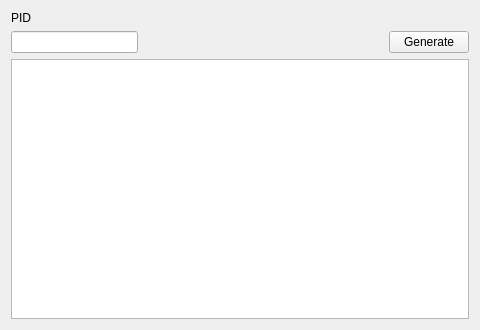
<?xml version="1.0" encoding="UTF-8"?>
<ui version="4.0">
 <class>PIDIVWild</class>
 <widget class="QWidget" name="PIDIVWild">
  <property name="geometry">
   <rect>
    <x>0</x>
    <y>0</y>
    <width>480</width>
    <height>330</height>
   </rect>
  </property>
  <property name="minimumSize">
   <size>
    <width>480</width>
    <height>330</height>
   </size>
  </property>
  <property name="windowTitle">
   <string>PID to IV Wild</string>
  </property>
  <layout class="QGridLayout" name="gridLayout">
   <item row="0" column="0">
    <widget class="QLabel" name="labelPID">
     <property name="text">
      <string>PID</string>
     </property>
    </widget>
   </item>
   <item row="1" column="0">
    <widget class="TextBox" name="textBoxPID"/>
   </item>
   <item row="1" column="1">
    <spacer name="horizontalSpacer">
     <property name="orientation">
      <enum>Qt::Horizontal</enum>
     </property>
     <property name="sizeHint" stdset="0">
      <size>
       <width>239</width>
       <height>20</height>
      </size>
     </property>
    </spacer>
   </item>
   <item row="1" column="2">
    <widget class="QPushButton" name="pushButtonGenerate">
     <property name="text">
      <string>Generate</string>
     </property>
    </widget>
   </item>
   <item row="2" column="0" colspan="3">
    <widget class="TableView" name="tableView">
     <property name="editTriggers">
      <set>QAbstractItemView::NoEditTriggers</set>
     </property>
     <property name="sortingEnabled">
      <bool>false</bool>
     </property>
     <attribute name="horizontalHeaderDefaultSectionSize">
      <number>100</number>
     </attribute>
     <attribute name="verticalHeaderVisible">
      <bool>false</bool>
     </attribute>
     <attribute name="verticalHeaderMinimumSectionSize">
      <number>20</number>
     </attribute>
     <attribute name="verticalHeaderDefaultSectionSize">
      <number>21</number>
     </attribute>
    </widget>
   </item>
  </layout>
 </widget>
 <customwidgets>
  <customwidget>
   <class>TextBox</class>
   <extends>QLineEdit</extends>
   <header>Forms/Controls/TextBox.hpp</header>
  </customwidget>
  <customwidget>
   <class>TableView</class>
   <extends>QTableView</extends>
   <header>Forms/Controls/TableView.hpp</header>
  </customwidget>
 </customwidgets>
 <tabstops>
  <tabstop>textBoxPID</tabstop>
  <tabstop>pushButtonGenerate</tabstop>
  <tabstop>tableView</tabstop>
 </tabstops>
 <resources/>
 <connections/>
</ui>
